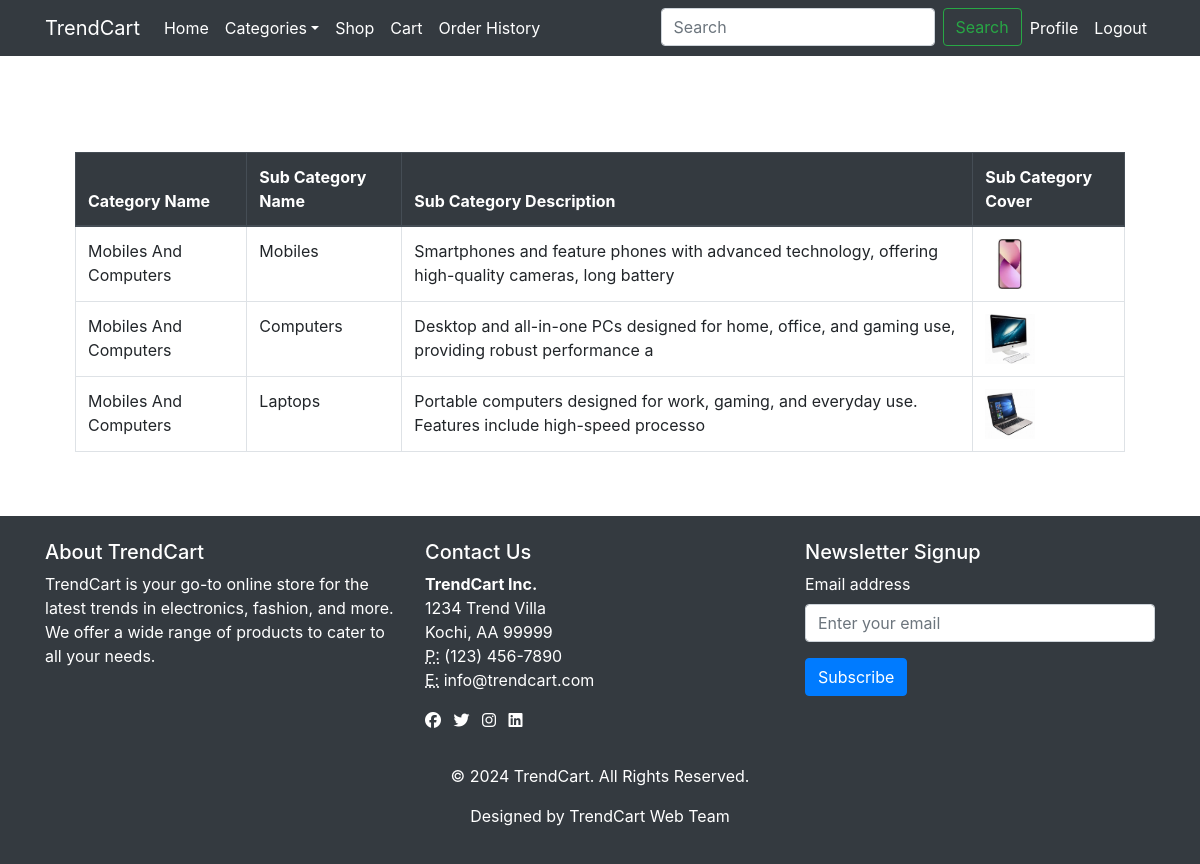
Screenshot of /category/viewsubcategory (signed in) with the database file from the repository.
### Category/models.py (models this page shows, shortened)
class Subcategory(models.Model):
    maincategory = models.ForeignKey(Maincategory, on_delete=models.CASCADE)
    sname=models.CharField(max_length=20)
    sdesc=models.TextField()
    simages=models.ImageField(upload_to="images/subcategory")

class Maincategory(models.Model):
    name=models.CharField(max_length=20)
    desc=models.TextField()
    def __str__(self):
        return self.name

### Category/views.py (the view)
# urls.py: path('/viewsubcategory', views.viewsubcategory, name="viewsubcategory"),
@login_required
def viewsubcategory(request):
    vs = Subcategory.objects.all()
    return render(request,template_name='viewsubcategory.html', context={'vs': vs})

### Category/context_processors.py (called while the page is built)
def menu_links(request):
    c=Maincategory.objects.all()
    return {'links':c}

### templates/viewsubcategory.html
{% extends 'base.html' %}
{% load static %}
{% block content %}
<div class="container">
<div class="container mt-5">
  <table class="table table-bordered">
    <thead class="thead-dark">
      <tr>
          <th scope="col">Category Name</th>
        <th scope="col">Sub Category Name</th>
        <th scope="col">Sub Category Description</th>
        <th scope="col">Sub Category Cover</th>
      </tr>
    </thead>
    <tbody>
     {% for i in vs %}
      <tr>
          <td>{{i.maincategory}}</td>
        <td>{{i.sname}}</td>
        <td>{{i.sdesc}}</td>
          <td><img src="{{i.simages.url}}" alt="Sub Category Cover" style="width: 50px; height: 50px;"></td>
      </tr>
{% endfor %}
    </tbody>
  </table>
</div>
</div>
{% endblock %}

### templates/base.html (style rules this page uses)
html, body { height: 100%; margin: 0; }
body { display: flex; flex-direction: column; }

### rows the page displays
Subcategory: maincategory "Mobiles And Computers", sname "Mobiles", sdesc "Smartphones and feature phones with advanced technology, offering high-quality cameras, long battery", simages (picture)
Subcategory: maincategory "Mobiles And Computers", sname "Computers", sdesc "Desktop and all-in-one PCs designed for home, office, and gaming use, providing robust performance a", simages (picture)
Subcategory: maincategory "Mobiles And Computers", sname "Laptops", sdesc "Portable computers designed for work, gaming, and everyday use. Features include high-speed processo", simages (picture)
